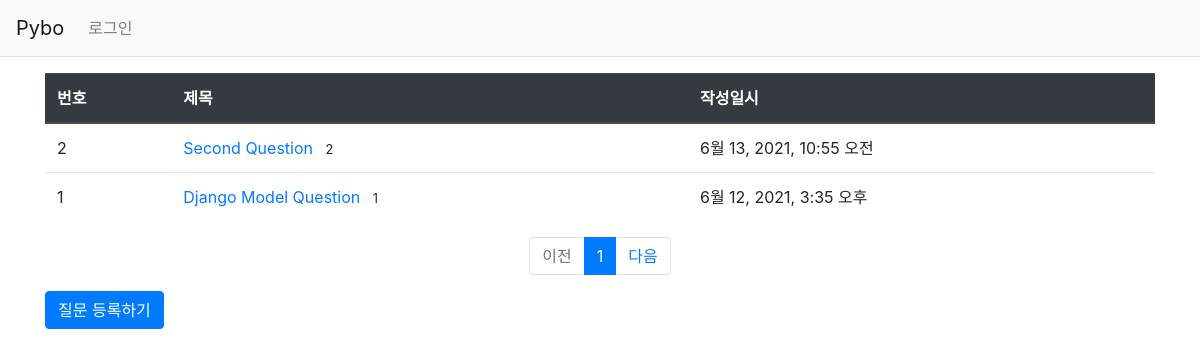
/, run on an earlier commit of the app's database.
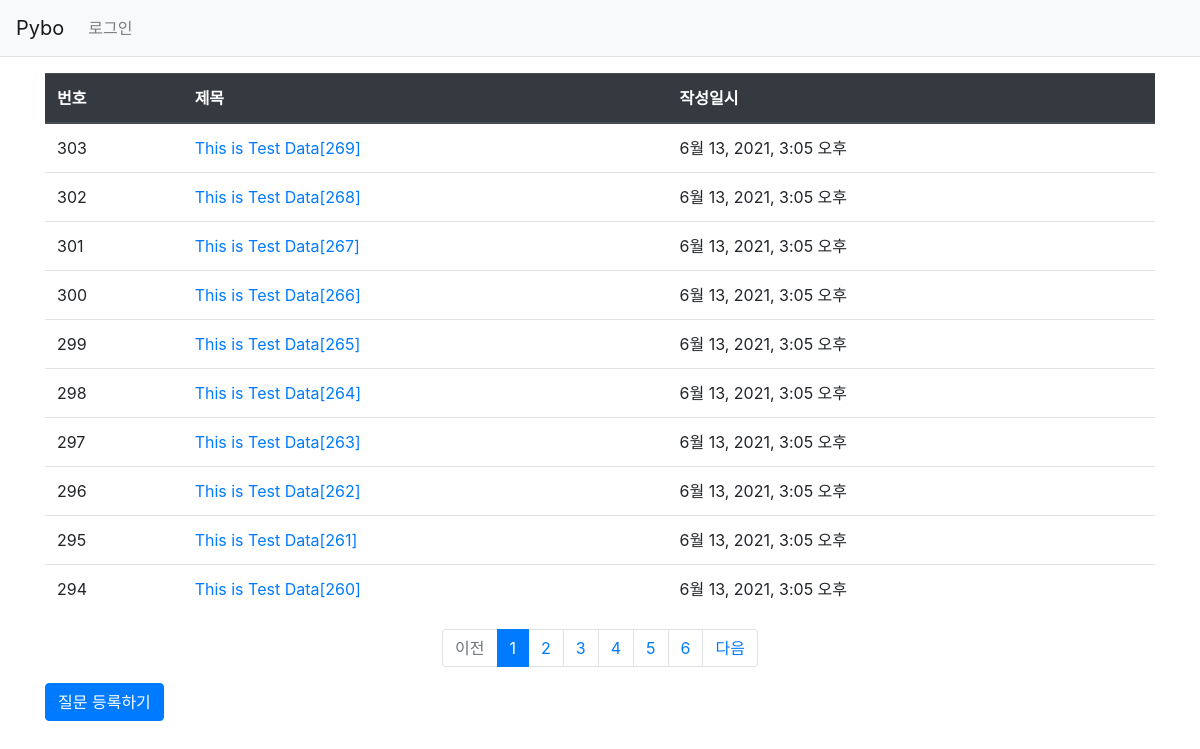
And on a later commit of the database.
### pybo/models.py (models this page shows, shortened)
class Question(models.Model):
    subject = models.CharField(max_length=200)
    content = models.TextField()
    create_date = models.DateTimeField()

### pybo/views.py (the view)
# urls.py: path('',views.index,name='index'),
def index(request):
    page = request.GET.get('page','1')
    question_list = Question.objects.order_by('-create_date')
    paginator = Paginator(question_list, 10)#페이지당 10개씩 보여주기
    page_obj = paginator.get_page(page)
    context = {'question_list': page_obj}
    return render(request,'pybo/question_list.html',context)

### pybo/templatetags/pybo_filter.py (called while the page is built)
@register.filter
def sub(value, arg):
    return value - arg

### templates/pybo/question_list.html
{% extends 'base.html' %}
{% load pybo_filter %}
{% block content %}
<div class="container my-3">
    <table class="table">
        <thead>
            <tr class="thead-dark">
                <th>번호</th>
                <th>제목</th>
                <th>작성일시</th>
            </tr>
        </thead>
        <tbody>
            {% if question_list %}
            {% for question in question_list %}
            <tr>
                <td>{{ question_list.paginator.count|sub:question_list.start_index|sub:forloop.counter0|add:1 }}</td>
                <td>
                    <a href="{% url 'pybo:detail' question.id %}">{{question.subject}}</a>
                    {% if question.answer_set.count > 0 %}
                    <span class="text-dnager small ml-2">{{question.answer_set.count}}</span>
                    {% endif %}
                </td>
                <td>{{question.create_date}}</td>
            </tr>
            {% endfor %}
            {% else %}
            <tr>
                <td colspan="3">질문이 없습니다.</td>
            </tr>
            {% endif %}
        </tbody>
    </table>
    <ul class="pagination justify-content-center">
        {% if question_list.has_previous %}
        <li class="page-item">
            <a class="page-link" href="?page={{question_list.previous_page_number }}">이전</a>
        </li>
        {% else %}
        <li class="page-item disabled">
            <a class="page-link" tabindex="-1" aria-disabled="true" href="#">이전</a>
        </li>
        {% endif %}
        {% for page_number in question_list.paginator.page_range %}
        {% if page_number >= question_list.number|add:-5 and page_number <= question_list.number|add:5 %}
        {% if page_number == question_list.number %}
            <li class="page-item active" aria-current="page">
            <a class="page-link" href="?page={{page_number}}">{{page_number}}</a>
            </li>
            {% else %}
            <li class="page-item">
                <a class="page-link" href="?page={{page_number}}">{{page_number}}</a>
            </li>
            {% endif %}
            {% endif %}
            {% endfor %}
            {% if question_list.has_next %}
            <li class="page-item">
                <a class="page-link" href="?page={{question_list.next_page_number">다음</a>
            </li>
            {% else %}
            <li class="page-item diasabled">
                <a class="page-link" tabindex="-1" aria-disabled="true" href="#">다음</a>
            </li>
            {% endif %}
    </ul>
    <a href="{% url 'pybo:question_create' %}" class="btn btn-primary">질문 등록하기</a>
</div>
{% endblock %}

### templates/base.html (shortened to what this page needs)
{% load static %}
<!DOCTYPE html>
<html lang="ko">
<head>
    <link rel="stylesheet" type="text/css" href="{% static 'bootstrap.min.css' %}">
    <link rel="stylesheet" type="text/css" href="{% static 'style.css' %}">
</head>
<body>
    {% include "navbar.html" %}
    {% block content %}
    {% endblock %}
</body>
</html>

### templates/navbar.html (shortened to what this page needs)
<nav class="navbar navbar-expand-lg navbar-light bg-light border-bottom">
    <a class="navbar-brand" href="{% url 'pybo:index' %}">Pybo</a>
    <div class="collapse navbar-collapse flex-grow-0" id="navbarNav">
        <ul class="navbar-nav">
            <li class="nav-item">
            {% if user.is_authenticated %}
                <a class="nav-link" href="{% url 'common:logout' %}">{{user.username}}(로그아웃)</a>
            {% else %}
                <a class="nav-link" href="{% url 'common:login' %}">로그인</a>
            {% endif %}
            </li>
        </ul>
    </div>
</nav>

What changed in the data, as far as the page shows it:
no longer on this page (row unchanged): Question: paginator.count|sub "2", subject "Second Question", answer_set.count "2", create_date "6월 13, 2021, 10:55 오전"
no longer on this page (row unchanged): Question: paginator.count|sub "1", subject "Django Model Question", answer_set.count "1", create_date "6월 12, 2021, 3:35 오후"
added Question: paginator.count|sub "303", subject "This is Test Data[269]", create_date "6월 13, 2021, 3:05 오후"
added Question: paginator.count|sub "302", subject "This is Test Data[268]", create_date "6월 13, 2021, 3:05 오후"
added Question: paginator.count|sub "301", subject "This is Test Data[267]", create_date "6월 13, 2021, 3:05 오후"
added Question: paginator.count|sub "300", subject "This is Test Data[266]", create_date "6월 13, 2021, 3:05 오후"
added Question: paginator.count|sub "299", subject "This is Test Data[265]", create_date "6월 13, 2021, 3:05 오후"
added Question: paginator.count|sub "298", subject "This is Test Data[264]", create_date "6월 13, 2021, 3:05 오후"
added Question: paginator.count|sub "297", subject "This is Test Data[263]", create_date "6월 13, 2021, 3:05 오후"
added Question: paginator.count|sub "296", subject "This is Test Data[262]", create_date "6월 13, 2021, 3:05 오후"
added Question: paginator.count|sub "295", subject "This is Test Data[261]", create_date "6월 13, 2021, 3:05 오후"
added Question: paginator.count|sub "294", subject "This is Test Data[260]", create_date "6월 13, 2021, 3:05 오후"
Also different on the page:
new list line: "2"
new list line: "3"
new list line: "4"
new list line: "5"
new list line: "6"
